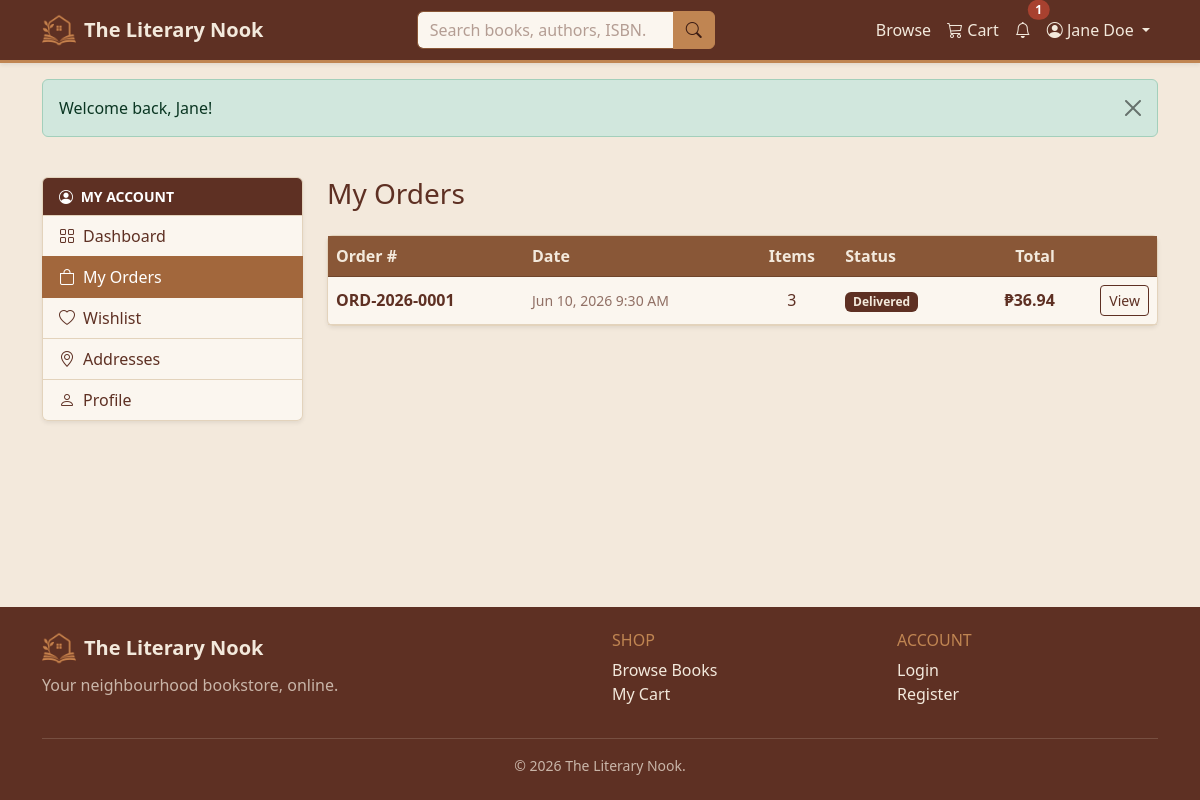
The app's page /customer/orders.php (signed in) with its own data.
### tables this page shows
CREATE TABLE orders (
    order_id            INT UNSIGNED NOT NULL AUTO_INCREMENT,
    order_number        VARCHAR(20)  NOT NULL,
    user_id             INT UNSIGNED NOT NULL,
    shipping_address_id INT UNSIGNED DEFAULT NULL,
    promo_id            INT UNSIGNED DEFAULT NULL,
    status              ENUM('pending','confirmed','shipped','delivered','cancelled')
                                     NOT NULL DEFAULT 'pending',
    subtotal            DECIMAL(10,2) NOT NULL DEFAULT 0,
    discount_amount     DECIMAL(10,2) NOT NULL DEFAULT 0,
    shipping_fee        DECIMAL(10,2) NOT NULL DEFAULT 0,
    total_amount        DECIMAL(10,2) NOT NULL DEFAULT 0,
    placed_at           TIMESTAMP     NOT NULL DEFAULT CURRENT_TIMESTAMP,
    PRIMARY KEY (order_id),
    UNIQUE KEY uq_order_number (order_number),
    KEY idx_order_user (user_id),
    KEY idx_order_status (status),
    CONSTRAINT fk_order_user FOREIGN KEY (user_id)
        REFERENCES users (user_id) ON DELETE RESTRICT ON UPDATE CASCADE,
    CONSTRAINT fk_order_addr FOREIGN KEY (shipping_address_id)
        REFERENCES addresses (address_id) ON DELETE SET NULL ON UPDATE CASCADE,
    CONSTRAINT fk_order_promo FOREIGN KEY (promo_id)
        REFERENCES promotions (promo_id) ON DELETE SET NULL ON UPDATE CASCADE
);

### config/database.php (called while the page is built, shortened)
<?php
try {
    $conn = mysqli_connect(DB_HOST, DB_USER, DB_PASS, DB_NAME);
    mysqli_set_charset($conn, 'utf8mb4');
} catch (mysqli_sql_exception $e) {
    error_log('Database connection failed: ' . $e->getMessage());
    http_response_code(503);
    echo '<div style="font-family:system-ui,sans-serif;max-width:640px;margin:3rem auto;'
       . 'padding:1.5rem;border:1px solid #e3d3bc;border-radius:.75rem">'
       . '<h3 style="color:#a8412f;margin-top:0">Service temporarily unavailable</h3>'
       . '<p>The site cannot reach its database right now. Please try again shortly.</p>'
       . '</div>';
    exit;
}
function db_types(array $params): string
{
    $types = '';
    foreach ($params as $p) {
        if (is_int($p))        $types .= 'i';
        elseif (is_float($p))  $types .= 'd';
        else                   $types .= 's';
    }
    return $types;
}
function db_run(string $sql, array $params = [], string $types = '')
{
    global $conn;
    $stmt = mysqli_prepare($conn, $sql);
    if ($params) {
        if ($types === '') $types = db_types($params);
        mysqli_stmt_bind_param($stmt, $types, ...$params);
    }
    mysqli_stmt_execute($stmt);
    return $stmt;
}
function db_all(string $sql, array $params = [], string $types = ''): array
{
    $stmt = db_run($sql, $params, $types);
    $res  = mysqli_stmt_get_result($stmt);
    $rows = mysqli_fetch_all($res, MYSQLI_ASSOC);
    return $rows;
}

### customer/orders.php (the view, shortened to what this page needs)
<?php
$uid = (int) $_SESSION['user_id'];
$orders = db_all(
    "SELECT o.order_id, o.order_number, o.status, o.total_amount, o.placed_at,
            COUNT(oi.order_item_id) AS item_count
     FROM orders o
     LEFT JOIN order_items oi ON oi.order_id = o.order_id
     WHERE o.user_id = ?
     GROUP BY o.order_id, o.order_number, o.status, o.total_amount, o.placed_at
     ORDER BY o.placed_at DESC", [$uid]);
include INCLUDES_PATH . '/header.php';
include INCLUDES_PATH . '/dash_open.php';
?>
<?php if (!$orders): ?>
  <div class="empty-state">
    <i class="bi bi-bag-x d-block mb-2"></i>You haven't placed any orders yet.
    <div><a href="<?= url('books/browse.php') ?>" class="btn btn-sm btn-warning mt-2">Start shopping</a></div>
  </div>
<?php else: ?>
  <div class="card shadow-sm">
    <div class="table-responsive">
      <table class="table table-hover align-middle mb-0">
        <thead class="table-light">
          <tr><th>Order #</th><th>Date</th><th class="text-center">Items</th><th>Status</th>
              <th class="text-end">Total</th><th></th></tr>
        </thead>
        <tbody>
        <?php foreach ($orders as $o): ?>
          <tr>
            <td class="fw-semibold"><?= e($o['order_number']) ?></td>
            <td class="small text-muted"><?= nice_datetime($o['placed_at']) ?></td>
            <td class="text-center"><?= (int) $o['item_count'] ?></td>
            <td><?= status_badge($o['status']) ?></td>
            <td class="text-end fw-semibold"><?= money($o['total_amount']) ?></td>
            <td class="text-end">
              <a href="<?= url('customer/order_detail.php?id=' . (int) $o['order_id']) ?>"
                 class="btn btn-sm btn-outline-dark">View</a>
            </td>
          </tr>
        <?php endforeach; ?>
        </tbody>
      </table>
    </div>
  </div>
<?php endif; ?>
<?php
include INCLUDES_PATH . '/dash_close.php';
include INCLUDES_PATH . '/footer.php';

### functions/functions.php (shortened to what this page needs)
<?php
function e($value): string
{
    return htmlspecialchars((string) $value, ENT_QUOTES, 'UTF-8');
}
function url(string $path = ''): string
{
    return BASE_URL . ltrim($path, '/');
}
function money($amount): string
{
    return CURRENCY . number_format((float) $amount, 2);
}
function nice_datetime($datetime): string
{
    return date('M d, Y g:i A', strtotime($datetime));
}
function status_badge(string $status): string
{
    $map = [
        'pending'   => 'light',     'confirmed' => 'warning',
        'shipped'   => 'secondary', 'delivered' => 'dark',
        'cancelled' => 'danger',    'completed' => 'dark',
        'failed'    => 'danger',    'refunded'  => 'warning',
    ];
    $color = $map[$status] ?? 'light';
    $extra = $color === 'light' ? ' border' : '';
    return '<span class="badge text-bg-' . $color . $extra . ' text-capitalize">' . e($status) . '</span>';
}

### assets/css/style.css (style rules this page uses)
:root { --ln-cream: #F3E9DC; --ln-caramel: #C08552; --ln-brownie: #5E3023; --ln-coffee: #895737; --ln-cream-100: #FBF6EF; --ln-cream-300: #E3D3BC; --ln-cream-400: #D6C0A3; --ln-caramel-600: #A2673C; --ln-caramel-700: #8F5A34; --ln-caramel-800: #7C4E2D; --ln-coffee-700: #6F452B; --ln-brownie-700: #4A2419; --ln-brownie-900: #3B1C14; --ln-caramel-soft: rgba(192, 133, 82, .14); --ln-brownie-muted: rgba(94, 48, 35, .68); --bs-primary: #A2673C; --bs-primary-rgb: 162, 103, 60; --bs-secondary: #895737; --bs-secondary-rgb: 137, 87, 55; --bs-info: #895737; --bs-info-rgb: 137, 87, 55; --bs-warning: #C08552; --bs-warning-rgb: 192, 133, 82; --bs-dark: #5E3023; --bs-dark-rgb: 94, 48, 35; --bs-light: #F3E9DC; --bs-light-rgb: 243, 233, 220; --bs-success: #4F6F52; --bs-success-rgb: 79, 111, 82; --bs-danger: #A8412F; --bs-danger-rgb: 168, 65, 47; --bs-body-bg: var(--ln-cream); --bs-body-color: var(--ln-brownie); --bs-body-color-rgb: 94, 48, 35; --bs-emphasis-color: var(--ln-brownie); --bs-heading-color: var(--ln-brownie); --bs-secondary-color: var(--ln-brownie-muted); --bs-tertiary-color: rgba(94, 48, 35, .5); --bs-secondary-bg: var(--ln-cream-300); --bs-secondary-bg-rgb: 227, 211, 188; --bs-tertiary-bg: var(--ln-cream); --bs-tertiary-bg-rgb: 243, 233, 220; --bs-border-color: var(--ln-cream-300); --bs-border-color-translucent: rgba(94, 48, 35, .16); --bs-code-color: var(--ln-coffee); --bs-link-color: var(--ln-coffee); --bs-link-color-rgb: 137, 87, 55; --bs-link-hover-color: var(--ln-brownie); --bs-link-hover-color-rgb: 94, 48, 35; --bs-focus-ring-color: rgba(192, 133, 82, .35); --bs-primary-bg-subtle: #F0E1D2; --bs-primary-border-subtle: var(--ln-cream-400); --bs-primary-text-emphasis: var(--ln-brownie); --bs-secondary-bg-subtle: #EFE2D4; --bs-secondary-border-subtle: var(--ln-cream-400); --bs-secondary-text-emphasis: var(--ln-coffee-700); --bs-info-bg-subtle: #EFE2D4; --bs-info-border-subtle: var(--ln-cream-400); --bs-info-text-emphasis: var(--ln-coffee-700); --bs-warning-bg-subtle: #F5E6D5; --bs-warning-border-subtle: var(--ln-cream-400); --bs-warning-text-emphasis: var(--ln-caramel-800); --bs-light-bg-subtle: var(--ln-cream-100); --bs-light-border-subtle: var(--ln-cream-300); --bs-dark-bg-subtle: var(--ln-cream-400); --bs-dark-border-subtle: var(--ln-coffee); --bs-dark-text-emphasis: var(--ln-brownie); }
body { font-family: 'Segoe UI', system-ui, -apple-system, sans-serif; background-color: var(--ln-cream); color: var(--ln-brownie); }
.text-bg-info, .text-bg-primary, .text-bg-secondary, .text-bg-dark { color: var(--ln-cream) !important; }
.btn-outline-dark { --bs-btn-color: var(--ln-brownie); --bs-btn-border-color: var(--ln-brownie); --bs-btn-hover-color: var(--ln-cream); --bs-btn-hover-bg: var(--ln-brownie); --bs-btn-hover-border-color: var(--ln-brownie); --bs-btn-active-color: var(--ln-cream); --bs-btn-active-bg: var(--ln-brownie-700); --bs-btn-active-border-color: var(--ln-brownie-700); --bs-btn-disabled-color: var(--ln-brownie-muted); --bs-btn-disabled-border-color: var(--ln-cream-400); }
.card { --bs-card-bg: var(--ln-cream-100); --bs-card-border-color: var(--ln-cream-300); --bs-card-cap-bg: var(--ln-cream-100); --bs-card-color: var(--ln-brownie); }
.table { --bs-table-color: var(--ln-brownie); --bs-table-bg: transparent; --bs-table-border-color: var(--ln-cream-300); --bs-table-striped-color: var(--ln-brownie); --bs-table-striped-bg: rgba(192, 133, 82, .07); --bs-table-hover-color: var(--ln-brownie); --bs-table-hover-bg: var(--ln-caramel-soft); }
.table thead th { white-space: nowrap; }
.table-light { --bs-table-color: var(--ln-cream); --bs-table-bg: var(--ln-coffee); --bs-table-border-color: var(--ln-coffee-700); --bs-table-striped-color: var(--ln-cream); --bs-table-hover-color: var(--ln-cream); --bs-table-hover-bg: var(--ln-coffee-700); }

### records on screen
orders: order_number "ORD-2026-0001", placed_at "Jun 10, 2026 9:30 AM", item_count "3", status "Delivered", total_amount "₱36.94"

### other values on screen
SITE_NAME "The Literary Nook"
$nc "1"
$u['name'] "Jane Doe"
$f['message'] "Welcome back, Jane!"
$label "Dashboard"
$label "My Orders"
$label "Wishlist"
$label "Addresses"
$label "Profile"
$dash_title "My Orders"
SITE_TAGLINE "Your neighbourhood bookstore, online."
